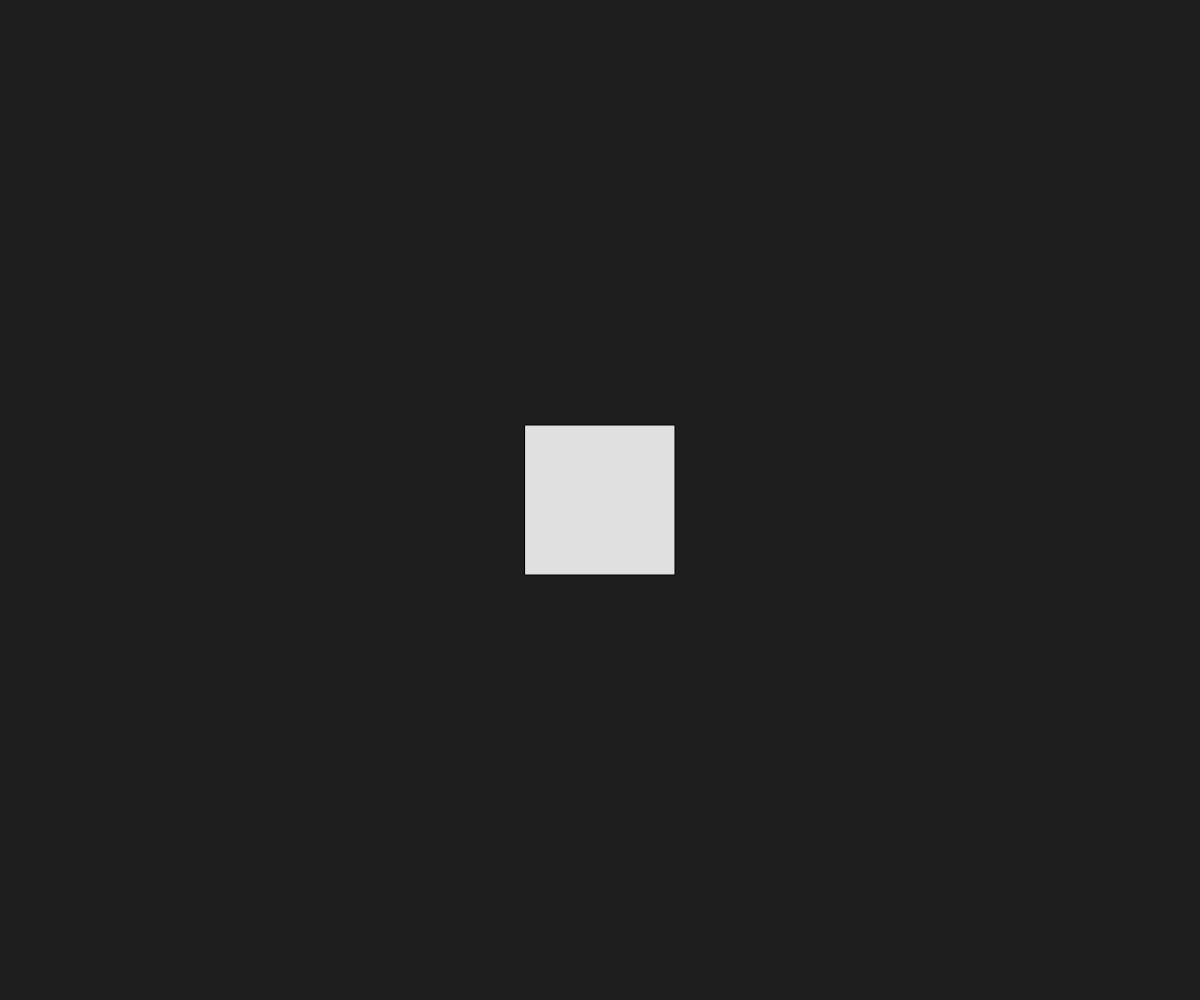
Frame 1 (no input)
Frame 60 (no input): identical to frame 1, image omitted
Frame 120 (the mouse pressed at the canvas centre since frame 60): identical to frame 1, image omitted

The p5.js sketch that drew this single still picture (run headless with seeded random() and noise() and a simulated clock; from frame 60 on, the mouse is pressed at the canvas centre):

// p5.js sketch
// ── sketch.js
let nrows = 1
let ncols = 1

L = 150
let marg = 200
function setup() {
  createCanvas(windowWidth, windowHeight);
}

function draw() {
  background(30);
  rectMode(CENTER)
  flowsquares = []
  for(let i = 0; i < nrows; i++){
    for(let j = 0; j < ncols; j++){
      // let x = lerp(marg, width - marg, j/(ncols - 1))
      // let y = lerp(marg, height - marg, i/(nrows - 1))
      let x = width/2
      let y = height/2
      
      let fs = new FlowSquare(x, y, L)
      fs.draw()
    }
  }
}

// ── FlowSquare.js
class FlowSquare{
    constructor(x, y, size){
        this.x = x;
        this.y = y;
        this.size = size;
    }
    draw(){
        fill(225)
        rect(this.x, this.y, this.size, this.size)
    }
    update(){
        // update the square
    }
}
